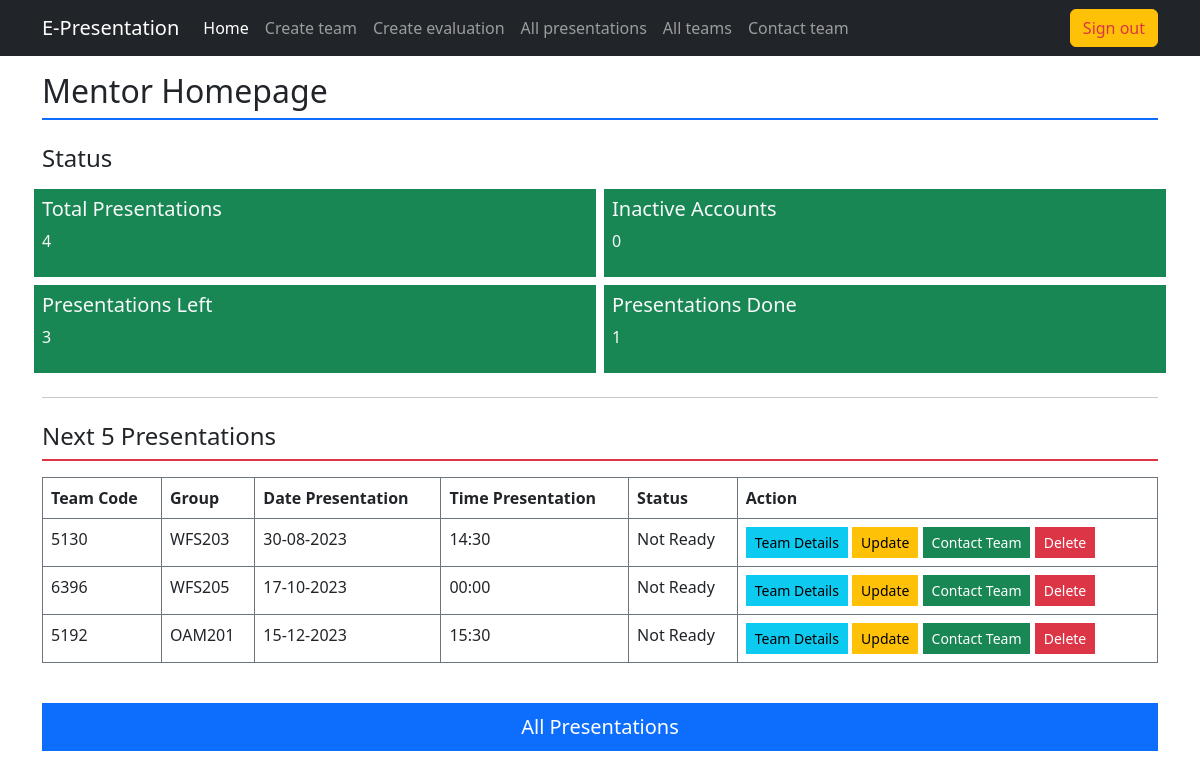
/index.php?action=mentor_homepage (signed in), run on the app's committed database.
### tables this page shows
CREATE TABLE `team` (
  `team_code` varchar(8) NOT NULL,
  `group_code` varchar(10) NOT NULL,
  `presentation_date` date DEFAULT NULL,
  `presentation_time` time DEFAULT NULL,
  `status` enum('Done','Ready','Not Ready') DEFAULT 'Not Ready'
);

### app/controller/layouts_rendering.php (called while the page is built, shortened)
<?php
    class LayoutRendering {
        static function mentor_homepage_layout() {
            $presentations = PresentationModel::retrieve_all_teams();
            $inactive_accounts = 0;
            $presentations_done = 0;
            $presentations_left = 0;
            foreach($presentations as $presentation):
                if (strtolower($presentation["status"]) == "inactivated"):
                    ++$inactive_accounts;
                    ++$presentations_left;
                elseif (strtolower($presentation["status"]) == "done"):
                    ++$presentations_done;
                else:
                    ++$presentations_left;
                endif;
            endforeach;
            require "app/view/mentor/mentor_homepage.php";
        }
    }

### app/model/team_model.php (called while the page is built, shortened)
<?php
    class PresentationModel {
        static function connection() {
            $username = "root";
            $password = "";
            $host = "localhost";
            $dbname = "e-presentations";
            $dsn = "mysql:host=$host;dbname=$dbname";
            try {
                return new PDO($dsn, $username, $password);
            } catch (PDOException $err) {
                echo "<div class='alert alert-danger'>Database connection couldn't be established</div>";
                $err->getMessage();
            }
        }
        static function retrieve_all_teams() {
            $connection = self::connection();
            $query = $connection->query("SELECT * FROM team ORDER BY presentation_date, presentation_time");
            return $query->fetchAll(PDO::FETCH_ASSOC);
        }
    }
?>

### app/view/mentor/mentor_homepage.php (the view, shortened to what this page needs)
<h2 class="border-bottom pb-2 border-2 border-primary mb-4">Mentor Homepage</h2>
    <h4>Status</h4>
    <section class="row text-light">
    <div class="col-6 g-2">
        <article class="bg-success p-2">
        <h5>Total Presentations</h5>
        <p><?= count($presentations) ?></p>
        </article>
    </div>
    <div class="col-6 g-2">
        <article class="bg-success p-2">
        <h5>Inactive Accounts</h5>
        <p><?= $inactive_accounts ?></p>
        </article>
    </div>
    <div class="col-6 g-2">
        <article class="bg-success p-2">
        <h5>Presentations Left</h5>
        <p><?= $presentations_left ?></p>
        </article>
    </div>
    <div class="col-6 g-2">
        <article class="bg-success p-2">
        <h5>Presentations Done</h5>
        <p><?= $presentations_done ?></p>
        </article>
    </div>
    </section>
    <hr class="my-4" />
    <h4 class="border-bottom pb-2 border-2 border-danger mb-3">Next 5 Presentations</h4>
    <div class="table-responsive">
        <table class="table table-bordered table-hover border-secondary border-striped border">
        <thead>
            <th>Team Code</th>
            <th>Group</th>
            <th>Date Presentation</th>
            <th>Time Presentation</th>
            <th>Status</th>
            <th>Action</th>
        </thead>
        <?php
            foreach($presentations as $presentation):
                if (strtolower($presentation["status"]) == "done") continue;
        ?>
        <tr>
            <td><?= $presentation["team_code"] ?></td>
            <td><?= $presentation["group_code"] ?></td>
            <td><?= implode("-", array_reverse(explode("-", $presentation["presentation_date"]))) ?></td>
            <td><?= substr($presentation["presentation_time"], 0, 5) ?></td>
            <td><?= $presentation["status"] ?></td>
            <td>
                <a href="index.php?action=team_info&team_code=<?= $presentation["team_code"] ?>" class="btn btn-sm btn-info rounded-0">Team Details</a>
                <a href="index.php?action=update&team_code=<?= $presentation["team_code"] ?>" class="btn btn-warning btn-sm rounded-0">Update</a>
                <a href="index.php?action=contact&team_code=<?= $presentation["team_code"] ?>" class="btn btn-success btn-sm rounded-0">Contact Team</a>
                <button class="btn btn-danger btn-sm rounded-0">Delete</button>
            </td>
        </tr>
        <?php endforeach;?>
        </table>
    </div>
    <a href="index.php?action=all_presentations" class="btn btn-lg rounded-0 btn-primary my-4 d-block m-auto mw-25">All Presentations</a>
<?php
    require "app/view/master.php";
?>

### data on the page
team: team_code "5130", group_code "WFS203", presentation_date "30-08-2023", presentation_time "14:30", status "Not Ready"
team: team_code "6396", group_code "WFS205", presentation_date "17-10-2023", presentation_time "00:00", status "Not Ready"
team: team_code "5192", group_code "OAM201", presentation_date "15-12-2023", presentation_time "15:30", status "Not Ready"

### other printed values
count($presentations) "4"
$inactive_accounts "0"
$presentations_left "3"
$presentations_done "1"
